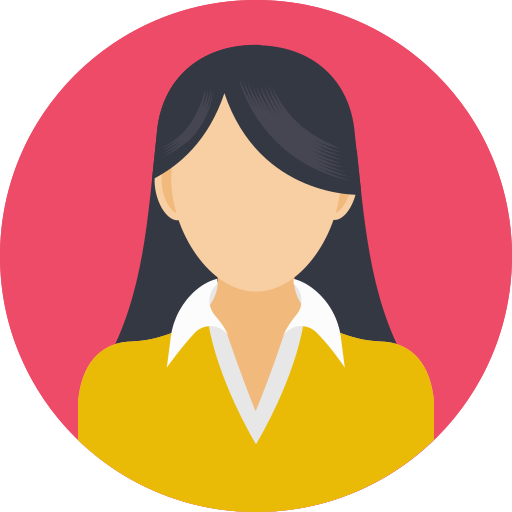
#> input picture woman.png, 512 x 512 px
$ python Main.py
#> lines starting #> are read from the running program, lines starting #| are printed output that depends on the picture; after the words box and inside, x2 and y2 are one past the last pixel; in counts of white or black regions, pixels touching at a corner belong together
from PIL import Image, ImageDraw
import numpy as np
import colorsys

def is_happy_color(r, g, b):
    """Check if the color is 'happy' based on its hue."""
    h, s, v = colorsys.rgb_to_hsv(r / 255., g / 255., b / 255.)
    # Define happy colors as those with bright and warm hues (yellow, orange, etc.)
    return (0.05 <= h <= 0.15 or 0.9 <= h <= 1) and v > 0.6

def is_within_circle(x, y, center, radius):
    """Check if a pixel is within the circle."""
    return (x - center) ** 2 + (y - center) ** 2 <= radius ** 2

def verify_badge(image_path):
    """Verify the badge image."""
    # Load the image
    img = Image.open(image_path).convert("RGBA")

    # Check size
    if img.size != (512, 512):
        return False, "Image size is not 512x512"

    # Prepare to check pixels
    pixels = np.array(img)
    width, height = img.size
    center = width // 2
    radius = width // 2

    # Check if only non-transparent pixels are within the circle
    for y in range(height):
        for x in range(width):
            pixel = pixels[y, x]
            if pixel[3] != 0:  # Non-transparent pixel
                if not is_within_circle(x, y, center, radius):
                    return False, "Non-transparent pixels found outside the circle"
                if not is_happy_color(pixel[0], pixel[1], pixel[2]):
                    return False, "Colors do not give a happy feeling"

    return True, "The badge is valid"

def convert_image_to_badge(image_path, output_path):
    """Convert any image to the specified badge format."""
#> called with image_path = './woman.png', output_path = './output_woman.png'
    # Load the image
    img = Image.open(image_path).convert("RGBA")
#> img is the input picture: PIL image 512x512 RGBA; mean R, G, B, A 164.7, 94, 68.9, 200.6

    # Resize to 512x512
    img = img.resize((512, 512), Image.LANCZOS)

    # Create a new image with transparent background
    badge = Image.new("RGBA", (512, 512), (0, 0, 0, 0))
#> badge: PIL image 512x512 RGBA; every value is 0

    # Create mask and draw circle
    mask = Image.new("L", (512, 512), 0)
#> mask: PIL image 512x512 L; every value is 0
    draw = ImageDraw.Draw(mask)
    draw.ellipse((0, 0, 512, 512), fill=255)

    # Apply the mask to make sure pixels outside the circle are transparent
    img.putalpha(mask)
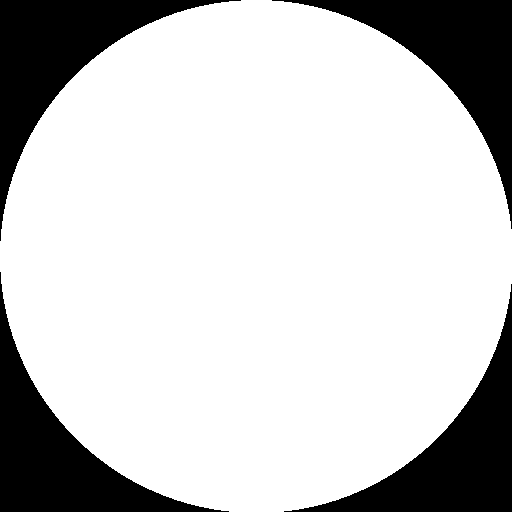
#> mask: PIL image 512x512 L; 78.8% white; 4 black regions, box (x1, y1, x2, y2) and area: (0, 0, 241, 241) 14133, (272, 0, 512, 229) 13892, (0, 272, 229, 512) 13892, (284, 284, 512, 512) 13652

    # Paste the circular image onto the transparent badge
    badge.paste(img, (0, 0), mask)
    badge.save(output_path)

# Example usage
input_image_path = "./woman.png"
output_image_path = "./output_woman.png"

# Convert image to badge
convert_image_to_badge(input_image_path, output_image_path)

# Verify the badge
is_valid, message = verify_badge(output_image_path)
print(message)
